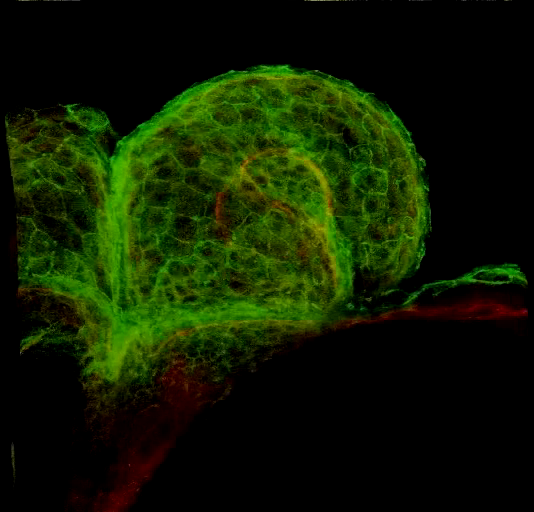
#> input picture frame 3 of hieronymus/public/cells/35185_web.mp4, 534 x 512 px, given in place of test_video.mp4, which was not available
$ python simple_template_tracker.py
#> lines starting #> are read from the running program, lines starting #| are printed output that depends on the picture; pictures that were not available may be replaced by others from this repository, and a replacement may not be noted
"""
Simple Template-Based Tracker - Actually Working Implementation

This implements the user's brilliant template approach:
1. User annotates/draws on a single frame
2. System tracks those elements across video
3. Reports deviations from expected behavior

This is much simpler and more practical than generating full image expectations.
"""

import cv2
import numpy as np
from typing import Dict, List, Tuple, Optional
import json
from dataclasses import dataclass, asdict
from pathlib import Path


@dataclass
class TrackedElement:
    """Simple element to track"""
    name: str
    bbox: Tuple[int, int, int, int]  # x1, y1, x2, y2
    template: np.ndarray
    track_type: str = "object"  # object, point, region
    expected_behavior: str = "stable"  # stable, moving, changing


@dataclass
class TrackingResult:
    """Result for one element in one frame"""
    element_name: str
    frame_number: int
    found: bool
    location: Optional[Tuple[int, int, int, int]] = None
    confidence: float = 0.0
    deviation_score: float = 1.0
    notes: str = ""


class SimpleTemplateTracker:
    """Dead simple template tracker that actually works"""

    def __init__(self):
        self.template_elements: List[TrackedElement] = []
        self.template_frame = None

    def load_template_frame(self, image_path: str):
        """Load the template frame"""
        self.template_frame = cv2.imread(image_path)
        print(f"Loaded template frame: {image_path}")

    def add_tracked_element(
        self,
        name: str,
        bbox: Tuple[int, int, int, int],
        track_type: str = "object",
        expected_behavior: str = "stable"
    ):
        """Add an element to track by drawing bounding box"""

        if self.template_frame is None:
            raise ValueError("Load template frame first!")

        x1, y1, x2, y2 = bbox

        # Extract template patch
        template_patch = self.template_frame[y1:y2, x1:x2].copy()

        element = TrackedElement(
            name=name,
            bbox=bbox,
            template=template_patch,
            track_type=track_type,
            expected_behavior=expected_behavior
        )

        self.template_elements.append(element)
        print(f"Added element: {name} at {bbox}")

    def track_video(self, video_path: str) -> List[List[TrackingResult]]:
        """Track all elements across entire video"""

        cap = cv2.VideoCapture(video_path)
        all_results = []
        frame_num = 0

        print(f"Starting tracking on video: {video_path}")

        while True:
            ret, frame = cap.read()
            if not ret:
                break

            # Track all elements in this frame
            frame_results = []
            for element in self.template_elements:
                result = self._track_element_in_frame(element, frame, frame_num)
                frame_results.append(result)

            all_results.append(frame_results)
            frame_num += 1

            if frame_num % 30 == 0:
                print(f"Processed {frame_num} frames...")

        cap.release()
        print(f"Completed tracking: {frame_num} frames, {len(self.template_elements)} elements")

        return all_results

    def _track_element_in_frame(
        self,
        element: TrackedElement,
        frame: np.ndarray,
        frame_num: int
    ) -> TrackingResult:
        """Track single element in single frame"""

        # Convert to grayscale for template matching
        frame_gray = cv2.cvtColor(frame, cv2.COLOR_BGR2GRAY)
        template_gray = cv2.cvtColor(element.template, cv2.COLOR_BGR2GRAY)

        # Template matching
        result = cv2.matchTemplate(frame_gray, template_gray, cv2.TM_CCOEFF_NORMED)
        _, max_val, _, max_loc = cv2.minMaxLoc(result)

        # Determine if we found it
        threshold = 0.6  # Adjust based on requirements
        found = max_val > threshold

        if found:
            # Calculate new position
            h, w = template_gray.shape
            x, y = max_loc
            new_bbox = (x, y, x + w, y + h)

            # Calculate deviation from original position
            orig_center = (
                (element.bbox[0] + element.bbox[2]) / 2,
                (element.bbox[1] + element.bbox[3]) / 2
            )
            new_center = (x + w/2, y + h/2)

            distance = np.sqrt(
                (orig_center[0] - new_center[0])**2 +
                (orig_center[1] - new_center[1])**2
            )

            # Normalize deviation score (0 = no deviation, 1 = max deviation)
            max_expected_movement = 100  # pixels
            deviation_score = min(distance / max_expected_movement, 1.0)

            # Generate notes based on deviation
            if deviation_score < 0.1:
                notes = "Stable position"
            elif deviation_score < 0.3:
                notes = f"Minor movement: {distance:.1f}px"
            else:
                notes = f"Significant movement: {distance:.1f}px"

            return TrackingResult(
                element_name=element.name,
                frame_number=frame_num,
                found=True,
                location=new_bbox,
                confidence=max_val,
                deviation_score=deviation_score,
                notes=notes
            )

        else:
            return TrackingResult(
                element_name=element.name,
                frame_number=frame_num,
                found=False,
                confidence=max_val,
                deviation_score=1.0,
                notes=f"Not found (confidence: {max_val:.3f})"
            )

    # [175 lines left out: functions analyze_results, _assess_behavior, generate_report, save_template, load_template, track_sports_form and 1 more, not called in this run]


# Test function to verify everything works
def test_tracker():
    """Test the tracker with synthetic data"""

    print("🧪 Testing SimpleTemplateTracker...")

    # Create a simple test template
    template = np.zeros((100, 100, 3), dtype=np.uint8)
    cv2.rectangle(template, (20, 20), (80, 80), (255, 0, 0), -1)  # Blue square
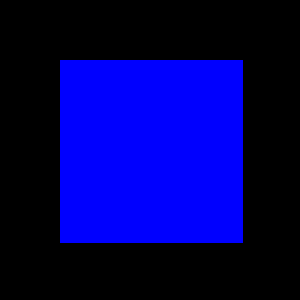
#> template: shape (100, 100, 3) (shown 3 times larger); mean of channels 0, 1, 2 94.9, 0, 0; drawn as B, G, R

    # Save test template
    cv2.imwrite("test_template.jpg", template)

    # Create tracker
    tracker = SimpleTemplateTracker()
    tracker.load_template_frame("test_template.jpg")
#> in load_template_frame, `self.template_frame = cv2.imread(image_path)`:
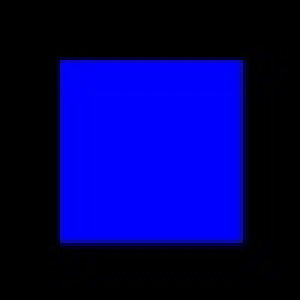
#> self.template_frame: shape (100, 100, 3) (shown 3 times larger); mean B, G, R 94.6, 0.4, 0.3

    # Add element to track
    tracker.add_tracked_element("blue_square", (20, 20, 80, 80), "object", "stable")
#> in add_tracked_element, `template_patch = self.template_frame[y1:y2, x1:x2].copy()`:
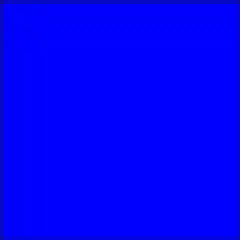
#> template_patch: shape (60, 60, 3) (shown 4 times larger); mean B, G, R 250.9, 0.6, 0.4

    # Create test video (just moving the square slightly)
    test_video_path = "test_video.mp4"
    fourcc = cv2.VideoWriter_fourcc(*'mp4v')
    out = cv2.VideoWriter(test_video_path, fourcc, 30.0, (100, 100))

    for i in range(30):  # 30 frames
        frame = np.zeros((100, 100, 3), dtype=np.uint8)
        # Move square slightly
        offset = i // 10  # Move every 10 frames
        cv2.rectangle(frame, (20+offset, 20+offset), (80+offset, 80+offset), (255, 0, 0), -1)
        out.write(frame)
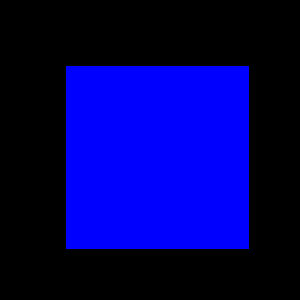
#> frame: shape (100, 100, 3) (shown 3 times larger); mean of channels 0, 1, 2 94.9, 0, 0; drawn as B, G, R

    out.release()

    # Track the test video
    results = tracker.track_video(test_video_path)
#> in track_video, frame is the input picture: shape (512, 534, 3); mean B, G, R 0.4, 28.5, 15.5
#> the loop in track_video, `for element in self.template_elements:` made 1 pass
#> (max_val in _track_element_in_frame, max_loc in _track_element_in_frame, threshold in _track_element_in_frame, found in _track_element_in_frame) on pass 1: (0.428, (423, 185), 0.6, False)
#> pass 1, in _track_element_in_frame, `frame_gray = cv2.cvtColor(frame, cv2.COLOR_BGR2GRAY)`:
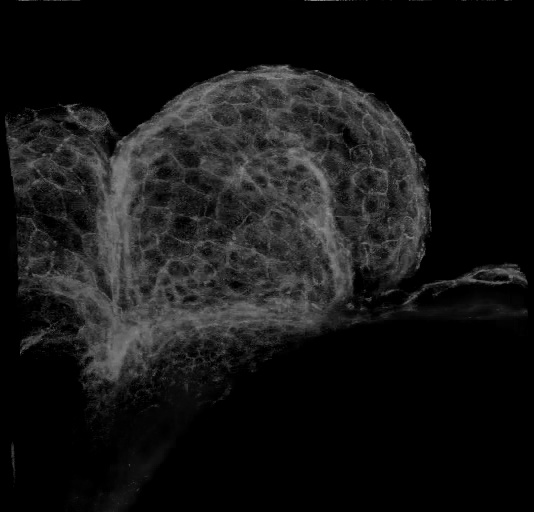
#> frame_gray: shape (512, 534); min 0, max 148, mean 21.4
#> pass 1, in _track_element_in_frame, `result = cv2.matchTemplate(frame_gray, template_gray, cv2.TM_CCOEFF_NO..`:
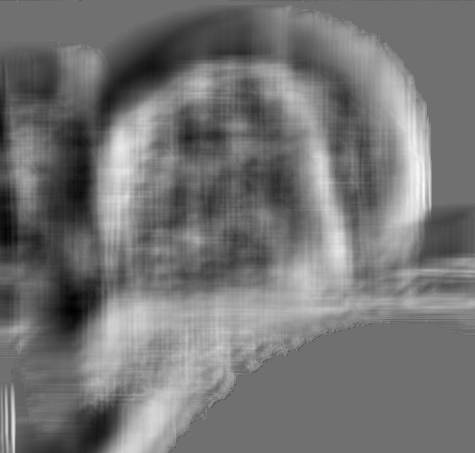
#> result: shape (453, 475) float32; min -0.337, max 0.428, mean 0.0132; drawn with min black and max white
#> after the loop in track_video, `for element in self.template_elements:`: frame_results = 1 item

    # Analyze results
    analysis = tracker.analyze_results(results)
    report = tracker.generate_report(analysis)

    print("\n" + report)

    # Cleanup
    import os
    try:
        os.remove("test_template.jpg")
        os.remove(test_video_path)
    except:
        pass

    print("✅ Test completed!")


if __name__ == "__main__":
    test_tracker()

$ run again, starting later in the video
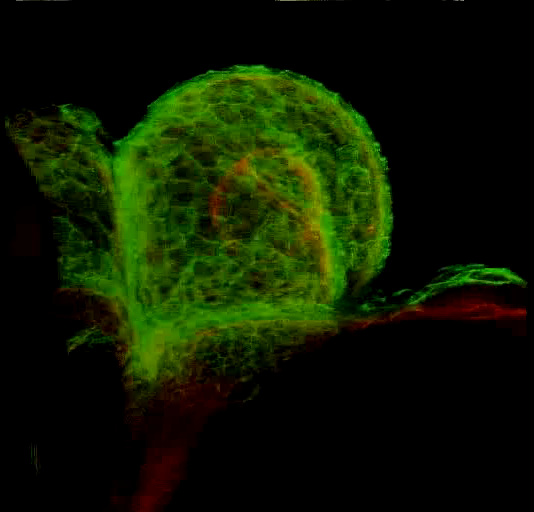
#> input picture frame 13 of hieronymus/public/cells/35185_web.mp4, 534 x 512 px, given in place of test_video.mp4, which was not available
#> in track_video, frame is the input picture: shape (512, 534, 3); mean B, G, R 0.3, 25.6, 14.1
#> the loop in track_video, `for element in self.template_elements:` made 1 pass
#> (max_val in _track_element_in_frame, max_loc in _track_element_in_frame, threshold in _track_element_in_frame, found in _track_element_in_frame) on pass 1: (0.408, (381, 173), 0.6, False)
#> pass 1, in _track_element_in_frame, `frame_gray = cv2.cvtColor(frame, cv2.COLOR_BGR2GRAY)`:
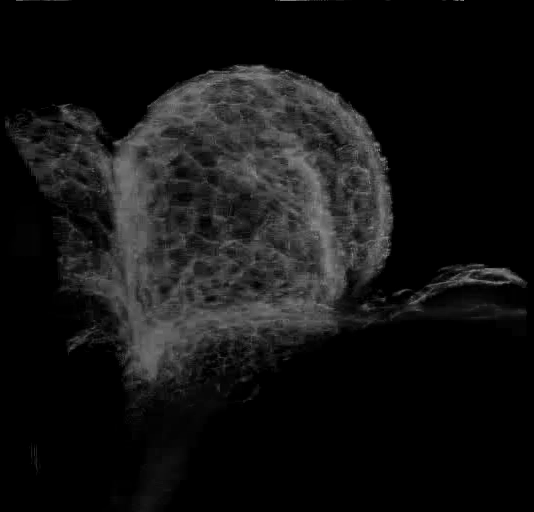
#> frame_gray: shape (512, 534); min 0, max 148, mean 19.3
#> pass 1, in _track_element_in_frame, `result = cv2.matchTemplate(frame_gray, template_gray, cv2.TM_CCOEFF_NO..`:
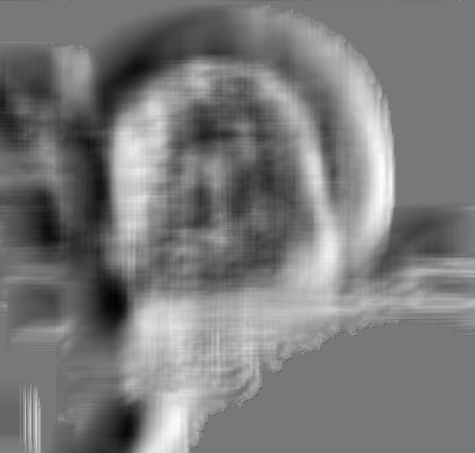
#> result: shape (453, 475) float32; min -0.368, max 0.408, mean 0.00593; drawn with min black and max white
#> after the loop in track_video, `for element in self.template_elements:`: frame_results = 1 item
